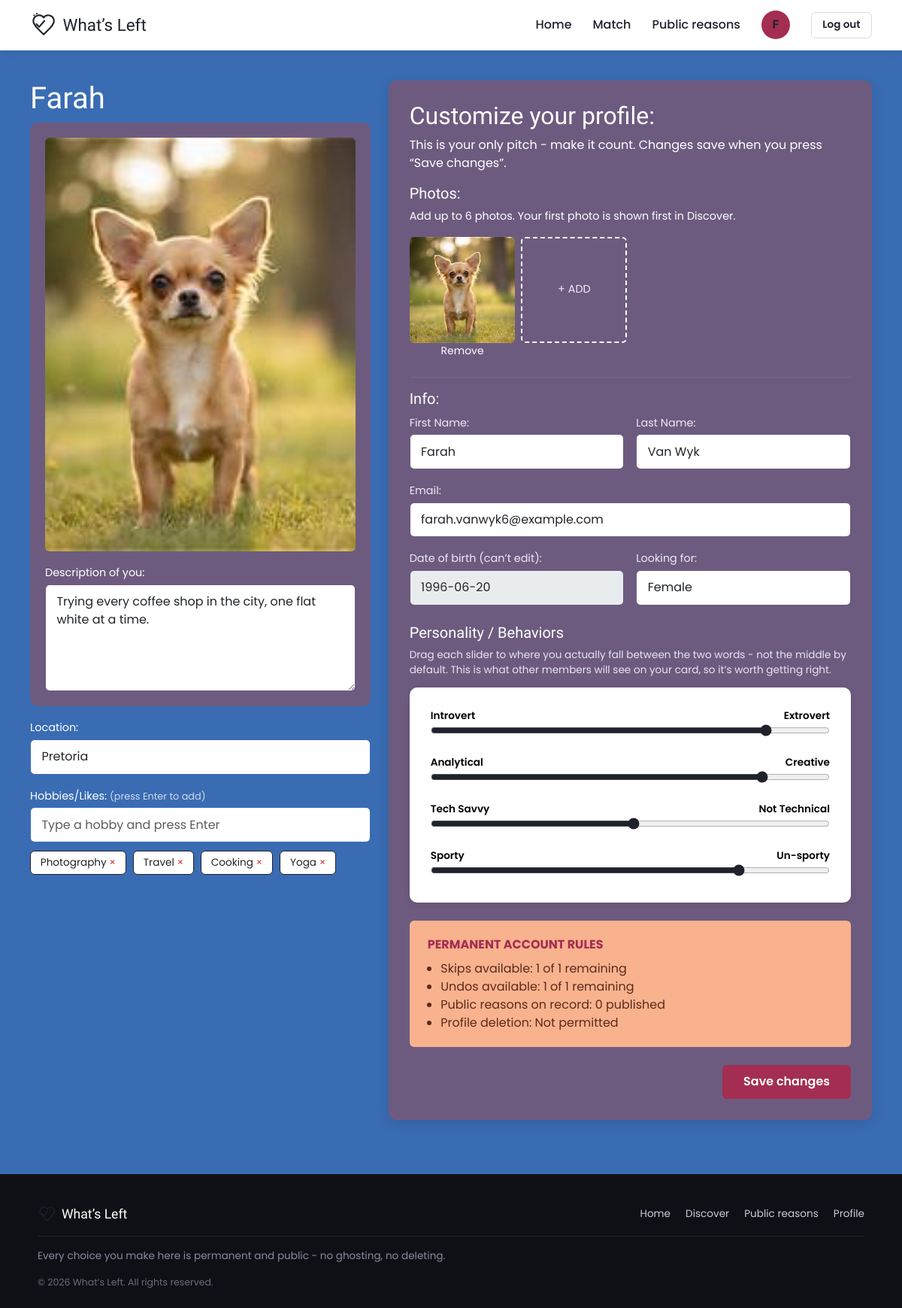
Page /frontend/pages/edit_profile.php (signed in) on the committed database.
### tables this page shows
CREATE TABLE users (
    id                  INT UNSIGNED AUTO_INCREMENT PRIMARY KEY,
    first_name          VARCHAR(100) NOT NULL,
    last_name           VARCHAR(100) NOT NULL,
    email               VARCHAR(150) NOT NULL UNIQUE,
    password_hash       VARCHAR(255) NOT NULL,
    dob                 DATE NOT NULL,
    looking_for         ENUM('Male', 'Female', 'Everyone') NOT NULL,
    location            VARCHAR(150) DEFAULT NULL,
    description         TEXT DEFAULT NULL,
    is_matched          TINYINT(1) NOT NULL DEFAULT 0,
    current_match_id    INT UNSIGNED DEFAULT NULL,
    skip_used           TINYINT(1) NOT NULL DEFAULT 0,
    undo_used           TINYINT(1) NOT NULL DEFAULT 0,
    dislike_undo_used   TINYINT(1) NOT NULL DEFAULT 0,
    created_at          TIMESTAMP NOT NULL DEFAULT CURRENT_TIMESTAMP
);

CREATE TABLE user_photos (
    id           INT UNSIGNED AUTO_INCREMENT PRIMARY KEY,
    user_id      INT UNSIGNED NOT NULL,
    photo_path   VARCHAR(255) NOT NULL,
    sort_order   INT UNSIGNED NOT NULL DEFAULT 0,
    CONSTRAINT fk_user_photos_user FOREIGN KEY (user_id) REFERENCES users(id) ON DELETE CASCADE
);

CREATE TABLE user_personality (
    user_id                 INT UNSIGNED PRIMARY KEY,
    introvert_extrovert     TINYINT UNSIGNED NOT NULL DEFAULT 50,
    analytical_creative     TINYINT UNSIGNED NOT NULL DEFAULT 50,
    tech_savvy               TINYINT UNSIGNED NOT NULL DEFAULT 50,
    sporty                  TINYINT UNSIGNED NOT NULL DEFAULT 50,
    CONSTRAINT fk_user_personality_user FOREIGN KEY (user_id) REFERENCES users(id) ON DELETE CASCADE
);

### includes/functions.php (called while the page is built, shortened)
<?php
function e($value) {
    return htmlspecialchars($value ?? '', ENT_QUOTES, 'UTF-8');
}
function get_user(PDO $pdo, int $id) {
    $stmt = $pdo->prepare('SELECT * FROM users WHERE id = ?');
    $stmt->execute([$id]);
    return $stmt->fetch();
}
function get_user_photos(PDO $pdo, int $userId) {
    $stmt = $pdo->prepare('SELECT * FROM user_photos WHERE user_id = ? ORDER BY sort_order ASC, id ASC');
    $stmt->execute([$userId]);
    return $stmt->fetchAll();
}
function get_user_hobbies(PDO $pdo, int $userId) {
    $stmt = $pdo->prepare('SELECT hobby FROM user_hobbies WHERE user_id = ? ORDER BY id ASC');
    $stmt->execute([$userId]);
    return array_column($stmt->fetchAll(), 'hobby');
}
function get_user_personality(PDO $pdo, int $userId) {
    $stmt = $pdo->prepare('SELECT * FROM user_personality WHERE user_id = ?');
    $stmt->execute([$userId]);
    $row = $stmt->fetch();
    return $row;
}
function base_url(string $path = '') {
    return APP_URL_BASE . '/' . ltrim($path, '/');
}
function photo_url($photoPath) {
    return base_url('uploads/profile_photos/' . $photoPath);
}

### includes/auth.php (called while the page is built, shortened)
<?php
require_once __DIR__ . '/../config/db.php';
require_once __DIR__ . '/functions.php';
$currentUser = get_user($pdo, (int) $_SESSION['user_id']);

### frontend/pages/edit_profile.php (the view, shortened to what this page needs)
<?php
$activePage = 'profile';
require_once __DIR__ . '/../../includes/auth.php';
$photos      = get_user_photos($pdo, $currentUser['id']);
$hobbies     = get_user_hobbies($pdo, $currentUser['id']);
$personality = get_user_personality($pdo, $currentUser['id']);
$reasonsStmt = $pdo->prepare(
    "SELECT COUNT(*) AS c FROM matches WHERE (user1_id = ? OR user2_id = ?) AND status = 'ended' AND ended_by = ?"
);
$reasonsStmt->execute([$currentUser['id'], $currentUser['id'], $currentUser['id']]);
$publishedReasons = (int) $reasonsStmt->fetch()['c'];
?>
<!DOCTYPE html>
<html lang="en">
<head>
<link href="https://cdn.jsdelivr.net/npm/bootstrap@5.3.3/dist/css/bootstrap.min.css" rel="stylesheet">
<link href="<?= e(base_url('frontend/assets/css/style.css')) ?>" rel="stylesheet">
</head>
<body>
<?php require __DIR__ . '/../../includes/nav.php'; ?>
<div class="profile-pagebox-main">
    <div class="row g-4">
        <div class="col-lg-5">
            <h1 style="color:var(--white)"><?= e($currentUser['first_name']) ?></h1>
            <div class="profile-photoframe-left mb-3">
                <div class="profile-photo-box-primary mb-3" id="primary-photo-box">
                    <img id="primary-photo-img" src="<?= e(photo_url($photos[0]['photo_path'] ?? null)) ?>" alt="Primary photo">
                </div>
                <label class="text-white">Description of you:</label>
                <textarea class="form-control profile-input-description" id="description" rows="5" placeholder="Trail runs on Saturdays, terrible at board games..."><?= e($currentUser['description']) ?></textarea>
            </div>
            <label class="text-white">Location:</label>
            <input type="text" class="form-control profile-input-location mb-3" id="location" placeholder="e.g. Pretoria" value="<?= e($currentUser['location']) ?>">
            <label class="text-white">Hobbies/Likes: <span class="opacity-75" style="font-size:.8rem;">(press Enter to add)</span></label>
            <input type="text" class="form-control profile-input-hobby mb-2" id="hobby-input" placeholder="Type a hobby and press Enter">
            <div id="hobby-tags" class="mb-3">
                <?php foreach ($hobbies as $hobby): ?>
                    <span class="appletag" data-hobby="<?= e($hobby) ?>"><?= e($hobby) ?> <a href="#" class="remove-hobby text-danger text-decoration-none">&times;</a></span>
                <?php endforeach; ?>
            </div>
        </div>
        <div class="col-lg-7">
            <div class="profile-bigbox-right">
                <h2>Customize your profile:</h2>
                <p>This is your only pitch - make it count. Changes save when you press &ldquo;Save changes&rdquo;.</p>
                <h3 class="h5">Photos:</h3>
                <p style="font-size:.9rem;">Add up to 6 photos. Your first photo is shown first in Discover.</p>
                <div class="row g-2 mb-4" id="photo-grid">
                    <?php foreach ($photos as $p): ?>
                        <div class="col-3 photo-thumb-wrap" data-photo-id="<?= (int) $p['id'] ?>">
                            <img class="photothumb" src="<?= e(photo_url($p['photo_path'])) ?>" alt="Profile photo">
                            <a href="#" class="remove-photo small text-white d-block text-center">Remove</a>
                        </div>
                    <?php endforeach; ?>
                    <?php if (count($photos) < 6): ?>
                        <div class="col-3" id="add-photo-slot">
                            <label for="photo-upload" class="photothumb d-flex align-items-center justify-content-center" style="cursor:pointer; border:2px dashed var(--white); background:transparent;">
                                + ADD
                            </label>
                        </div>
                    <?php endif; ?>
                </div>
                <hr style="border-color: rgba(255,255,255,.3)">
                <h3 class="h5">Info:</h3>
                <div class="row g-3">
                    <div class="col-md-6">
                        <label>First Name:</label>
                        <input type="text" class="form-control profile-input-first-name" id="first_name" value="<?= e($currentUser['first_name']) ?>">
                    </div>
                    <div class="col-md-6">
                        <label>Last Name:</label>
                        <input type="text" class="form-control profile-input-last-name" id="last_name" value="<?= e($currentUser['last_name']) ?>">
                    </div>
                    <div class="col-12">
                        <label>Email:</label>
                        <input type="email" class="form-control profile-input-email" id="email" value="<?= e($currentUser['email']) ?>">
                    </div>
                    <div class="col-md-6">
                        <label>Date of birth (can&rsquo;t edit):</label>
                        <input type="text" class="form-control profile-input-dob" value="<?= e($currentUser['dob']) ?>" disabled>
                    </div>
                    <div class="col-md-6">
                        <label>Looking for:</label>
                        <select class="form-control profile-input-looking-for" id="looking_for">
                            <?php foreach (['Male', 'Female', 'Everyone'] as $opt): ?>
                                <option value="<?= $opt ?>" <?= $currentUser['looking_for'] === $opt ? 'selected' : '' ?>><?= $opt ?></option>
                            <?php endforeach; ?>
                        </select>
                    </div>
                </div>
                <h3 class="h5 mt-4">Personality / Behaviors</h3>
                <p class="profile-slidertext2-personality">Drag each slider to where you actually fall between the two words - not the middle by default. This is what other members will see on your card, so it&rsquo;s worth getting right.</p>
                <div class="profile-sliderbox-personality">
                    <div class="profile-slider-introvert-extrovert">
                        <div class="profile-slider-introvert-extrovert-labels"><span>Introvert</span><span>Extrovert</span></div>
                        <input type="range" min="0" max="100" id="slider-ie" value="<?= (int) $personality['introvert_extrovert'] ?>">
                    </div>
                    <div class="profile-slider-analytical-creative">
                        <div class="profile-slider-analytical-creative-labels"><span>Analytical</span><span>Creative</span></div>
                        <input type="range" min="0" max="100" id="slider-ac" value="<?= (int) $personality['analytical_creative'] ?>">
                    </div>
                    <div class="profile-slider-tech-savvy">
                        <div class="profile-slider-tech-savvy-labels"><span>Tech Savvy</span><span>Not Technical</span></div>
                        <input type="range" min="0" max="100" id="slider-ts" value="<?= (int) $personality['tech_savvy'] ?>">
                    </div>
                    <div class="profile-slider-sporty mb-0">
                        <div class="profile-slider-sporty-labels"><span>Sporty</span><span>Un-sporty</span></div>
                        <input type="range" min="0" max="100" id="slider-sp" value="<?= (int) $personality['sporty'] ?>">
                    </div>
                </div>
                <div class="profile-rulesbox-bottom mt-4">
                    <div class="profile-rulesbox-title">PERMANENT ACCOUNT RULES</div>
                    <ul>
                        <li>Skips available: <?= $currentUser['skip_used'] ? '0' : '1' ?> of 1 remaining</li>
                        <li>Undos available: <?= $currentUser['undo_used'] ? '0' : '1' ?> of 1 remaining</li>
                        <li>Public reasons on record: <?= $publishedReasons ?> published</li>
                        <li>Profile deletion: Not permitted</li>
                    </ul>
                </div>
                <div class="text-end mt-4">
                    <button class="btn profile-button-save" id="save-changes-btn">Save changes</button>
                </div>
            </div>
        </div>
    </div>
</div>
<?php require __DIR__ . '/../../includes/footer.php'; ?>
</body>
</html>

### includes/nav.php
<?php
$activePage = $activePage ?? '';
$isMatched  = !empty($currentUser['is_matched']) && !empty($currentUser['current_match_id']);
?>
<nav class="<?= $activePage ?>-nav-bar-top">
    <a href="<?= e(base_url('frontend/pages/home.php')) ?>" class="<?= $activePage ?>-nav-logo-top">
        <img src="<?= e(base_url('frontend/assets/images/logo.svg')) ?>" alt="What's Left logo">
        What&rsquo;s Left
    </a>
    <div class="<?= $activePage ?>-nav-links-top">
        <a href="<?= e(base_url('frontend/pages/home.php')) ?>" class="<?= $activePage ?>-nav-home-link-top <?= $activePage === 'home' ? 'active' : '' ?>">Home</a>
        <?php if ($isMatched): ?>
            <a href="<?= e(base_url('frontend/pages/match_space.php')) ?>" class="<?= $activePage ?>-nav-match-link-top <?= $activePage === 'match' ? 'active' : '' ?>">Match</a>
        <?php else: ?>
            <a href="<?= e(base_url('frontend/pages/discover.php')) ?>" class="<?= $activePage ?>-nav-discover-link-top <?= $activePage === 'discover' ? 'active' : '' ?>">Discover/Match</a>
        <?php endif; ?>
        <a href="<?= e(base_url('frontend/pages/public_reasons.php')) ?>" class="<?= $activePage ?>-nav-public-reasons-link-top <?= $activePage === 'public_reasons' ? 'active' : '' ?>">Public reasons</a>
        <a href="<?= e(base_url('frontend/pages/edit_profile.php')) ?>" class="<?= $activePage ?>-nav-profile-avatar-top" title="Edit profile">
            <?= e(strtoupper(substr($currentUser['first_name'] ?? '?', 0, 1))) ?>
        </a>
        <a href="<?= e(base_url('frontend/pages/logout.php')) ?>" class="<?= $activePage ?>-nav-logout-link-top" title="Log out">Log out</a>
    </div>
</nav>

### rows in the picture
users: first_name "F", first_name "Farah", description "Trying every coffee shop in the city, one flat white at a time.", location "Pretoria", last_name "Van Wyk", email "farah.vanwyk6@example.com", dob "1996-06-20", looking_for "Female"
user_photos: photo_path (picture)
user_personality: introvert_extrovert "85", analytical_creative "84", tech_savvy "51", sporty "78"

### other values in the picture
$hobby "Photography"
$hobby "Travel"
$hobby "Cooking"
$hobby "Yoga"
$publishedReasons "0"
